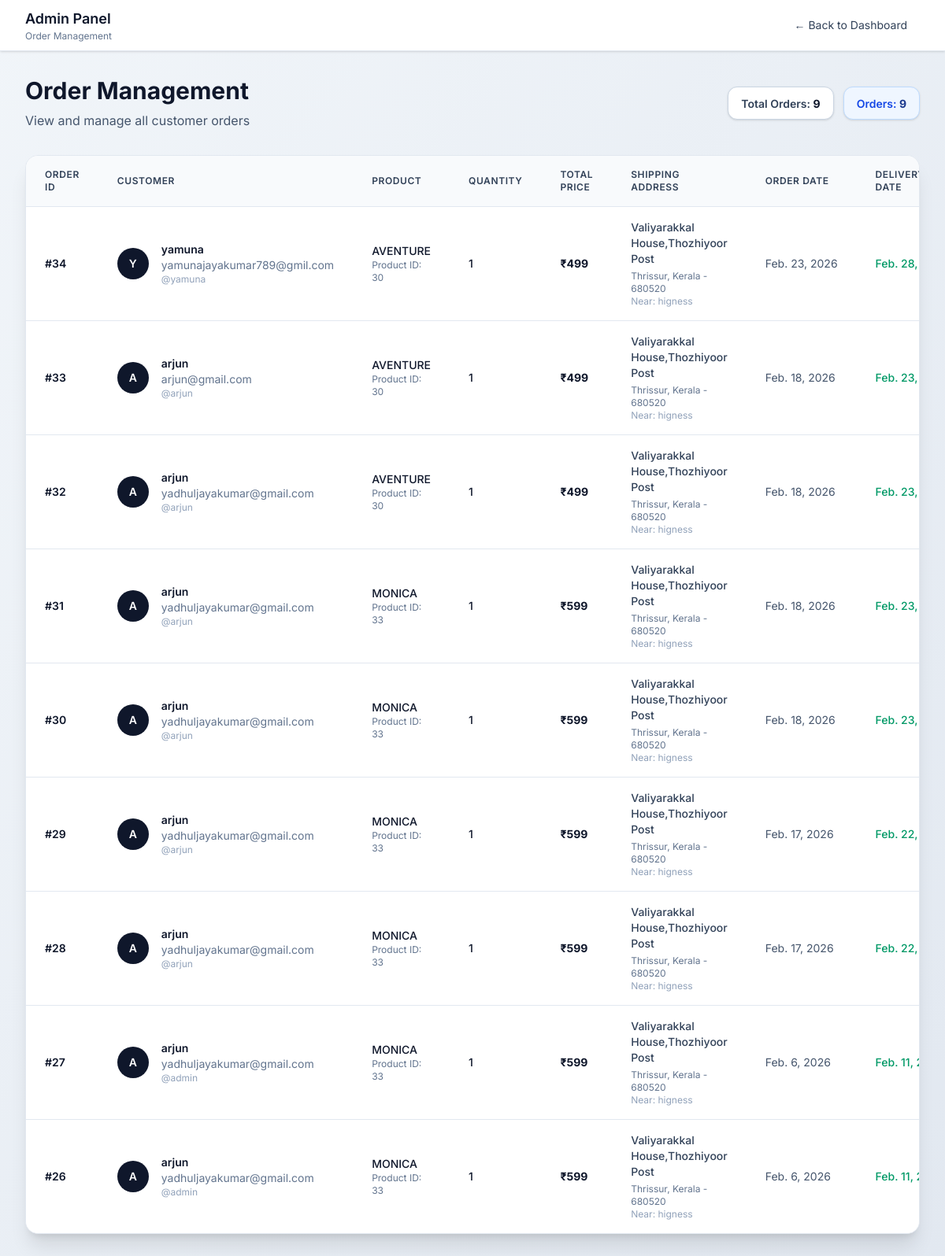
The app's page /adminpage/dashboard/orders/, older data.
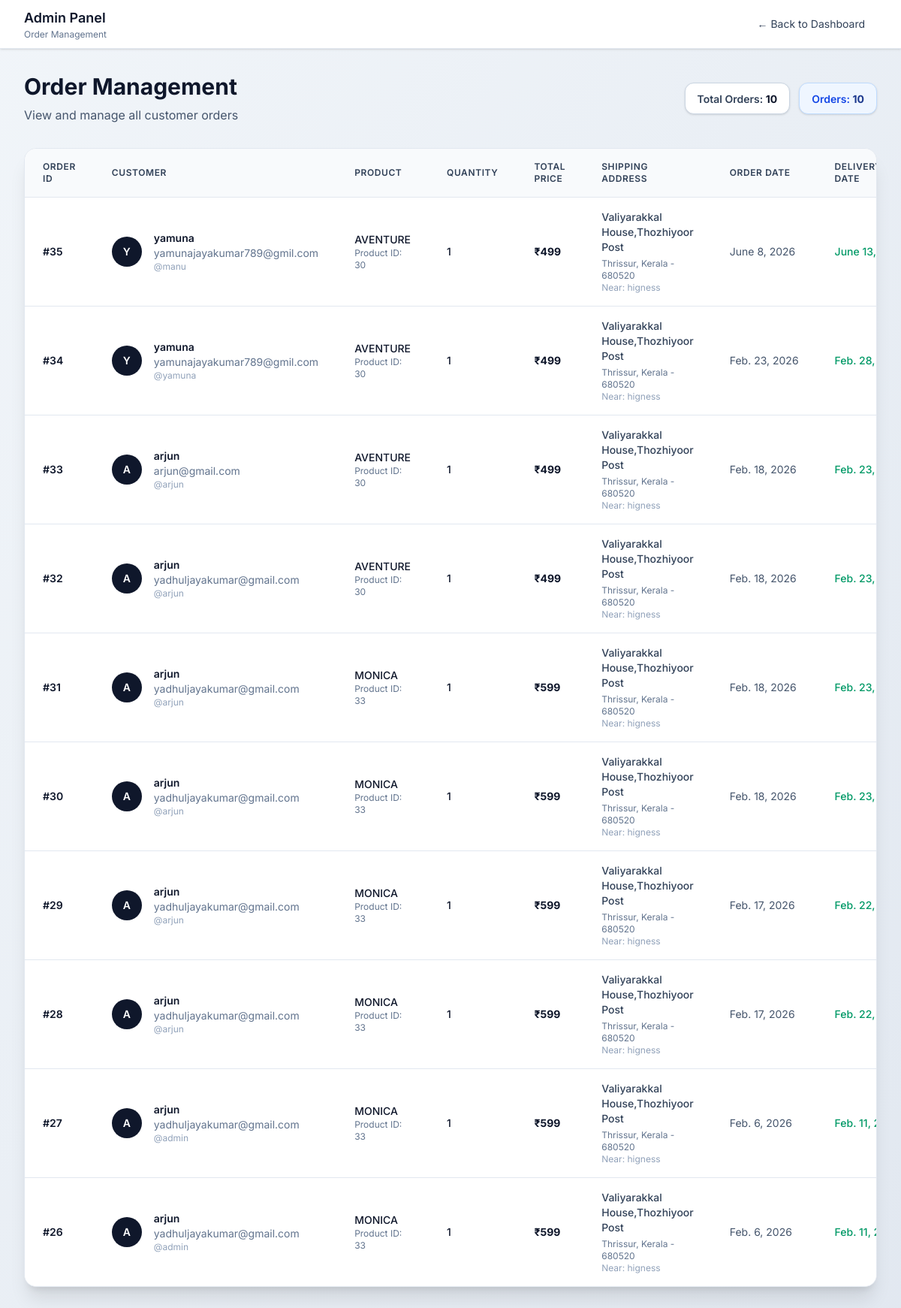
The same page, newer data.
### app/models.py (models this page shows, shortened)
class Order(models.Model):
    PAYMENT_CHOICES = [
        ("COD", "Cash On Delivery"),
        ("CARD", "Card Payment"),
        ("UPI", "UPI Payment"),
        ("WALLET", "Wallet"),
    ]
    ORDER_STATUS = [
        ("Pending", "Pending"),
        ("Processing", "Processing"),
        ("Shipped", "Shipped"),
        ("Delivered", "Delivered"),
        ("Cancelled", "Cancelled"),
    ]
    user             = models.ForeignKey(User, on_delete=models.CASCADE, related_name="orders")
    full_name        = models.CharField(max_length=255)
    email            = models.EmailField()
    gender           = models.TextField(max_length=50, blank=True, null=True)
    state            = models.CharField(max_length=100)
    district         = models.CharField(max_length=100)
    address          = models.TextField()
    pincode          = models.CharField(max_length=20)
    landmark         = models.CharField(max_length=255, blank=True, null=True)
    order_date       = models.TextField()
    delivered_date   = models.TextField(blank=True, null=True)
    totalprice       = models.IntegerField(blank=True, null=True)
    product_id       = models.IntegerField()
    product_name     = models.TextField()
    quantity         = models.IntegerField()
    img              = models.FileField()
    payment_mode     = models.CharField(
        max_length=20,
        choices=PAYMENT_CHOICES,
        default="COD",
    )
    status           = models.CharField(
        max_length=15,
        choices=ORDER_STATUS,
        default="Pending"
    )
    refund_id        = models.CharField(max_length=100, blank=True, null=True)
    refund_status    = models.CharField(max_length=50, blank=True, null=True)

### app/views.py (the view)
# urls.py: path("adminpage/dashboard/orders/", views.allorder,name='orders'),
def allorder(request):
    orders = Order.objects.all().order_by('-id')
    return render(request, 'orderss.html', {"orders": orders})

### templates/orderss.html (shortened to what the changed rows need)
<!DOCTYPE html>
<html lang="en">
<head>
    <script src="https://cdn.jsdelivr.net/npm/@tailwindcss/browser@4"></script>
</head>
<body class="bg-gradient-to-br from-slate-100 to-slate-200 min-h-screen font-[Inter]">
    <header class="bg-white shadow-sm border-b border-slate-200">
        <div class="max-w-7xl mx-auto px-4 sm:px-6 lg:px-8">
            <div class="flex items-center justify-between h-16">
                <div class="flex items-center gap-3">
                    <div>
                        <h1 class="text-lg font-semibold text-slate-900">Admin Panel</h1>
                    </div>
                </div>
            </div>
        </div>
    </header>
    <main class="w-full mx-auto px-4 sm:px-6 lg:px-8 py-8">
        <div class="mb-8 flex items-center justify-between flex-wrap gap-4">
            <div>
                <h2 class="text-3xl font-bold text-slate-900 mb-2">Order Management</h2>
            </div>
            <div class="flex gap-3">
                <div class="px-4 py-2 bg-white rounded-xl border border-slate-300 shadow-sm">
                    <span class="text-sm font-semibold text-slate-700">Total Orders: </span>
                    <span class="text-sm font-bold text-slate-900">{{ orders|length }}</span>
                </div>
                <div class="px-4 py-2 bg-blue-50 rounded-xl border border-blue-200 shadow-sm">
                    <span class="text-sm font-semibold text-blue-700">Orders: </span>
                    <span class="text-sm font-bold text-blue-900">{{ orders|length }}</span>
                </div>
            </div>
        </div>
        <div class="bg-white rounded-2xl shadow-xl border border-slate-200 overflow-hidden">
            <div class="overflow-x-auto">
                <table class="min-w-full divide-y divide-slate-200">
                    <thead class="bg-slate-50">
                        <tr>
                            <th scope="col" class="px-6 py-4 text-left text-xs font-semibold text-slate-700 uppercase tracking-wider">
                                Order ID
                            </th>
                            <th scope="col" class="px-6 py-4 text-left text-xs font-semibold text-slate-700 uppercase tracking-wider">
                                Customer
                            </th>
                            <th scope="col" class="px-6 py-4 text-left text-xs font-semibold text-slate-700 uppercase tracking-wider">
                                Product
                            </th>
                            <th scope="col" class="px-6 py-4 text-left text-xs font-semibold text-slate-700 uppercase tracking-wider">
                                Quantity
                            </th>
                            <th scope="col" class="px-6 py-4 text-left text-xs font-semibold text-slate-700 uppercase tracking-wider">
                                Total Price
                            </th>
                            <th scope="col" class="px-6 py-4 text-left text-xs font-semibold text-slate-700 uppercase tracking-wider">
                                Shipping Address
                            </th>
                            <th scope="col" class="px-6 py-4 text-left text-xs font-semibold text-slate-700 uppercase tracking-wider">
                                Order Date
                            </th>
                            <th scope="col" class="px-6 py-4 text-left text-xs font-semibold text-slate-700 uppercase tracking-wider">
                                Delivery Date
                            </th>
                        </tr>
                    </thead>
                    <tbody class="bg-white divide-y divide-slate-200">
                        {% for order in orders %}
                        <tr class="hover:bg-slate-50 transition">
                            <td class="px-6 py-4 whitespace-nowrap">
                                <div class="text-sm font-semibold text-slate-900">#{{ order.id }}</div>
                            </td>
                            <td class="px-6 py-4">
                                <div class="flex items-center">
                                    <div class="h-10 w-10 rounded-full bg-slate-900 text-white flex items-center justify-center font-semibold text-sm">
                                        {{ order.full_name|first|upper }}
                                    </div>
                                    <div class="ml-4">
                                        <div class="text-sm font-semibold text-slate-900">{{ order.full_name }}</div>
                                        <div class="text-sm text-slate-500">{{ order.email }}</div>
                                        <div class="text-xs text-slate-400">@{{ order.user.username }}</div>
                                    </div>
                                </div>
                            </td>
                            <td class="px-6 py-4">
                                <div class="text-sm font-medium text-slate-900">{{ order.product_name }}</div>
                                <div class="text-xs text-slate-500">Product ID: {{ order.product_id }}</div>
                            </td>
                            <td class="px-6 py-4 whitespace-nowrap">
                                <div class="text-sm text-slate-900 font-medium">{{ order.quantity }}</div>
                            </td>
                            <td class="px-6 py-4 whitespace-nowrap">
                                <div class="text-sm font-bold text-slate-900">₹{{ order.totalprice }}</div>
                            </td>
                            <td class="px-6 py-4">
                                <div class="text-sm text-slate-700">
                                    <div class="font-medium">{{ order.address }}</div>
                                    <div class="text-xs text-slate-500 mt-1">
                                        {{ order.district }}, {{ order.state }} - {{ order.pincode }}
                                    </div>
                                    {% if order.landmark %}
                                    <div class="text-xs text-slate-400">Near: {{ order.landmark }}</div>
                                    {% endif %}
                                </div>
                            </td>
                            <td class="px-6 py-4 whitespace-nowrap">
                                <div class="text-sm text-slate-600">{{ order.order_date }}</div>
                            </td>
                            <td class="px-6 py-4 whitespace-nowrap">
                                {% if order.delivered_date %}
                                    <div class="text-sm text-emerald-600 font-medium">{{ order.delivered_date }}</div>
                                {% else %}
                                    <div class="text-sm text-slate-400">—</div>
                                {% endif %}
                            </td>
                        </tr>
                        {% endfor %}
                    </tbody>
                </table>
            </div>
        </div>
    </main>
</body>
</html>

Row changes from the older to the newer data that the page shows:
added Order: id "35", full_name|first "Y", full_name "yamuna", email "yamunajayakumar789@gmil.com", user.username "manu", product_name "AVENTURE", product_id "30", quantity "1", totalprice "499", address "Valiyarakkal House,Thozhiyoor Post", district "Thrissur", state "Kerala", pincode "680520", landmark "higness", order_date "June 8, 2026", delivered_date "June 13,…"
Text that changed along with them:
{{ orders|length }}: "9" → "10"
